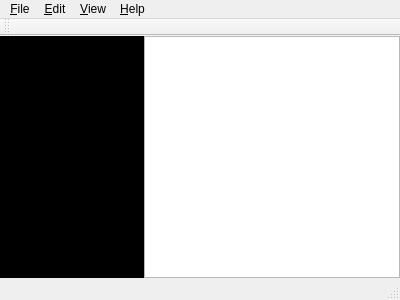
<?xml version="1.0" encoding="UTF-8"?>
<ui version="4.0">
 <class>MainWindow</class>
 <widget class="QMainWindow" name="MainWindow">
  <property name="geometry">
   <rect>
    <x>0</x>
    <y>0</y>
    <width>400</width>
    <height>300</height>
   </rect>
  </property>
  <property name="windowTitle">
   <string>MainWindow</string>
  </property>
  <widget class="QWidget" name="centralWidget">
   <layout class="QGridLayout" name="gridLayout">
    <property name="leftMargin">
     <number>0</number>
    </property>
    <property name="topMargin">
     <number>0</number>
    </property>
    <property name="rightMargin">
     <number>0</number>
    </property>
    <property name="bottomMargin">
     <number>0</number>
    </property>
    <property name="spacing">
     <number>0</number>
    </property>
    <item row="0" column="0">
     <widget class="VlcWidgetVideo" name="video" native="true">
      <property name="sizePolicy">
       <sizepolicy hsizetype="Expanding" vsizetype="Expanding">
        <horstretch>0</horstretch>
        <verstretch>0</verstretch>
       </sizepolicy>
      </property>
      <property name="styleSheet">
       <string notr="true">background-color: rgb(0, 0, 0);</string>
      </property>
     </widget>
    </item>
    <item row="0" column="1" rowspan="2">
     <widget class="QListWidget" name="playlist">
      <property name="sizePolicy">
       <sizepolicy hsizetype="Preferred" vsizetype="Expanding">
        <horstretch>0</horstretch>
        <verstretch>0</verstretch>
       </sizepolicy>
      </property>
     </widget>
    </item>
    <item row="1" column="0">
     <widget class="VlcWidgetSeek" name="seek" native="true"/>
    </item>
   </layout>
  </widget>
  <widget class="QMenuBar" name="menuBar">
   <property name="geometry">
    <rect>
     <x>0</x>
     <y>0</y>
     <width>400</width>
     <height>22</height>
    </rect>
   </property>
   <widget class="QMenu" name="menu_File">
    <property name="title">
     <string>&amp;File</string>
    </property>
    <addaction name="actionOpen_Local"/>
    <addaction name="actionOpen_URL"/>
    <addaction name="separator"/>
    <addaction name="action_Exit"/>
   </widget>
   <widget class="QMenu" name="menu_Edit">
    <property name="title">
     <string>&amp;Edit</string>
    </property>
    <addaction name="action_Play"/>
    <addaction name="action_Pause"/>
    <addaction name="action_Stop"/>
   </widget>
   <widget class="QMenu" name="menu_Help">
    <property name="title">
     <string>&amp;Help</string>
    </property>
    <addaction name="action_About"/>
   </widget>
   <widget class="QMenu" name="menu_View">
    <property name="title">
     <string>&amp;View</string>
    </property>
    <addaction name="action_SnapShot"/>
    <addaction name="action_Full_Screen"/>
    <addaction name="actionStausBar"/>
    <addaction name="actionPlaylist"/>
   </widget>
   <addaction name="menu_File"/>
   <addaction name="menu_Edit"/>
   <addaction name="menu_View"/>
   <addaction name="menu_Help"/>
  </widget>
  <widget class="QToolBar" name="mainToolBar">
   <attribute name="toolBarArea">
    <enum>TopToolBarArea</enum>
   </attribute>
   <attribute name="toolBarBreak">
    <bool>false</bool>
   </attribute>
  </widget>
  <widget class="QStatusBar" name="statusBar"/>
  <action name="actionOpen_Local">
   <property name="text">
    <string>Open &amp;Local</string>
   </property>
  </action>
  <action name="actionOpen_URL">
   <property name="text">
    <string>Open &amp;Url</string>
   </property>
  </action>
  <action name="action_Exit">
   <property name="text">
    <string>&amp;Exit</string>
   </property>
  </action>
  <action name="action_Play">
   <property name="text">
    <string>P&amp;lay</string>
   </property>
  </action>
  <action name="action_Stop">
   <property name="text">
    <string>S&amp;top</string>
   </property>
  </action>
  <action name="action_About">
   <property name="text">
    <string>&amp;About</string>
   </property>
  </action>
  <action name="action_Pause">
   <property name="text">
    <string>P&amp;ause</string>
   </property>
  </action>
  <action name="action_SnapShot">
   <property name="text">
    <string>&amp;SnapShot</string>
   </property>
  </action>
  <action name="action_Full_Screen">
   <property name="text">
    <string>&amp;Full Screen</string>
   </property>
  </action>
  <action name="actionStausBar">
   <property name="checkable">
    <bool>true</bool>
   </property>
   <property name="text">
    <string>StatusBar</string>
   </property>
  </action>
  <action name="actionPlaylist">
   <property name="checkable">
    <bool>true</bool>
   </property>
   <property name="text">
    <string>Playlist</string>
   </property>
  </action>
 </widget>
 <layoutdefault spacing="6" margin="11"/>
 <customwidgets>
  <customwidget>
   <class>VlcWidgetVideo</class>
   <extends>QWidget</extends>
   <header>VLCQtWidgets/WidgetVideo.h</header>
   <container>1</container>
  </customwidget>
  <customwidget>
   <class>VlcWidgetSeek</class>
   <extends>QWidget</extends>
   <header>VLCQtWidgets/WidgetSeek.h</header>
   <container>1</container>
  </customwidget>
 </customwidgets>
 <resources/>
 <connections/>
</ui>
